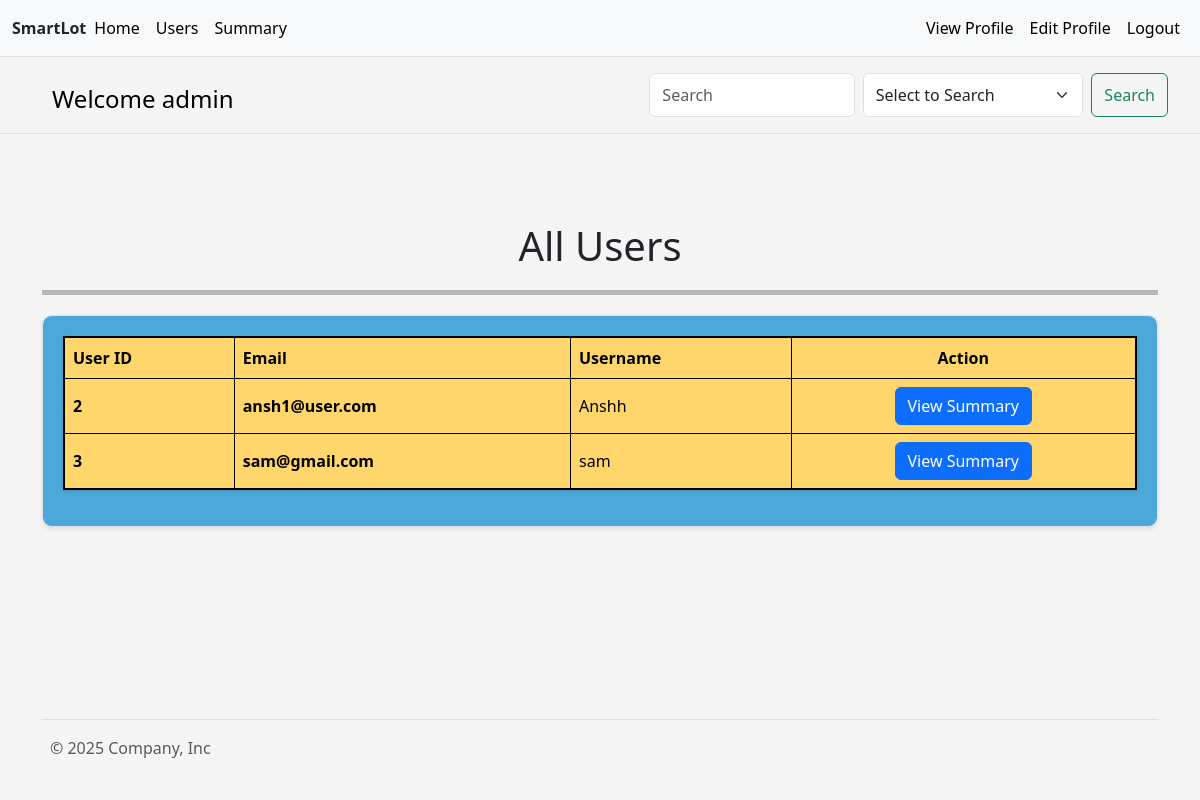
Before: /admin_users (signed in) with the older database file.
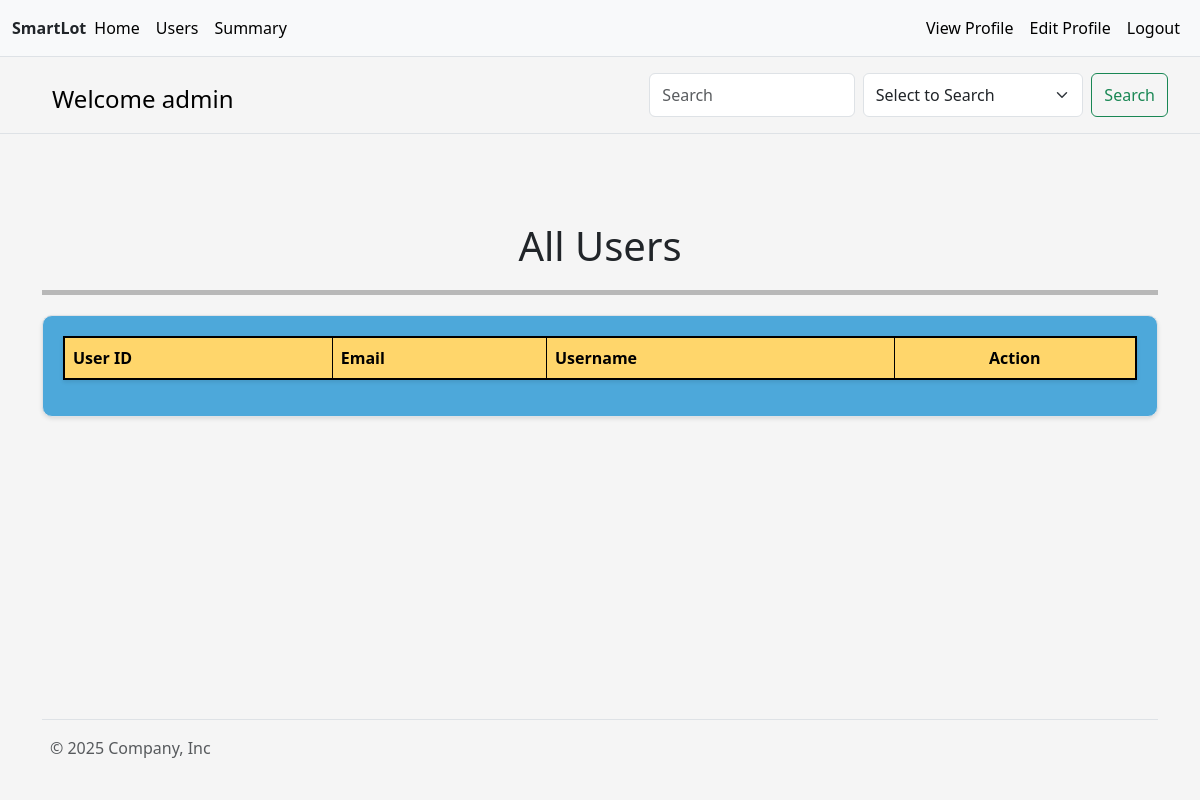
After: the same page with the newer database file.
### application/models.py (models this page shows, shortened)
class User(db.Model):
    __tablename__ = 'user'
    user_id = db.Column(db.Integer, primary_key=True, autoincrement=True)
    username = db.Column(db.String(), nullable=False, unique=True)
    email = db.Column(db.String(), nullable=False, unique=True)
    hpassword = db.Column(db.String(), nullable=False)
    address = db.Column(db.String(), nullable=False)
    pincode = db.Column(db.Integer, nullable=False)
    phone_number = db.Column(db.Integer, nullable=False, unique=True)
    type = db.Column(db.String(), nullable=False, default='user')
    reservations = db.relationship('Reservation', backref='user', lazy=True, foreign_keys='Reservation.user_id')
    @property
    def password(self):
        raise AttributeError('password is not a readable attribute')

### application/controllers.py (the view)
    @app.route("/admin_users", methods=['GET', 'POST'])
    @admin_login_required
    def admin_users():
        users = User.query.filter(User.user_id != 1).all()
        return render_template("admin_users.html",
                            user=User.query.get(session.get('user_id')),
                            users=users)

### application/controllers.py (called while the page is built)
def admin_login_required(f):
    @wraps(f)
    def inner_function(*args, **kwargs):
        if 'user_id' not in session:
            flash('You need to login first', 'danger')
            return redirect(url_for('login'))
        user = User.query.get(session['user_id'])
        if not user.type=="admin":
            flash('You are not authorized to view this page.')
            return redirect(url_for('index'))
        return f(*args, **kwargs)
    return inner_function

### templates/admin_users.html (shortened to what this page needs)
{% extends 'layout.html' %}
{% block content %}
<h1>All Users</h1>
<hr>
<div class="table border" style="overflow-x:auto; border-radius: 10px; margin-top: 20px; padding: 20px;">
    <table class="table table-bordered table-hover" style="border:2px solid black ;">
        <thead>
            <tr>
                <th scope="col">User ID</th>
                <th scope="col">Email</th>
                <th scope="col">Username</th>
                <th scope="col" class="text-center">Action</th>
            </tr>
        </thead>
        <tbody>
            {%for i in users %}
                <tr>
                    <th scope="row">{{i.user_id}}</th>
                        <th scope="row">{{i.email}}</th>
                        <td scope="row">{{i.username}}</td>
                        <td scope="row" class="text-center">
                                <form method="post" action="/admin_view_user_summary/{{i.user_id}}">
                                    <button type="submit" class="btn btn-primary">View Summary</button>
                                </form>
                        </td>
                </tr>
            {% endfor %}
        </tbody>
    </table>
</div>
{% endblock %}

### templates/layout.html (shortened to what this page needs)
<!DOCTYPE html>
<html lang="en">
<head>
    <link href="https://cdn.jsdelivr.net/npm/bootstrap@5.3.1/dist/css/bootstrap.min.css" rel="stylesheet">
    <link rel="stylesheet" href="https://cdnjs.cloudflare.com/ajax/libs/font-awesome/6.4.2/css/all.min.css">
</head>
<body>
{% include 'header.html' %}
 <div class="container content-wrapper">
     {% block content %}
     {% endblock %}
 </div>
{% include 'footer.html' %}
</body>
</html>

### templates/header.html (shortened to what this page needs)
<nav class="py-2 bg-body-tertiary border-bottom">
    <div class="container-fluid d-flex flex-wrap">
        <a class="navbar-brand mt-2" href="/"><strong class="mt-5">SmartLot</strong></a>
        <ul class="nav me-auto">
            {%if user%}
                {%if user.type=='admin'%}
                    <li class="nav-item">
                        <a href="/admin" class="nav-link link-body-emphasis px-2 active" aria-current="page">
                            Home
                        </a>
                    </li>
                    <li class="nav-item">
                        <a href="/admin_users" class="nav-link link-body-emphasis px-2">
                            Users
                        </a>
                    </li>
                    <li class="nav-item">
                        <a href="/admin_summary" class="nav-link link-body-emphasis px-2">
                            Summary
                        </a>
                    </li>
        </ul>
        <ul class="nav">
            <li class="nav-item">
                <a href="/admin_view_profile" class="nav-link link-body-emphasis px-2">
                    View Profile
                </a>
                <li class="nav-item">
                <a href="/admin_profile_update" class="nav-link link-body-emphasis px-2">
                    Edit Profile
                </a>
            </li>
            <li class="nav-item">
                <a href="/logout" class="nav-link link-body-emphasis px-2">
                    Logout
                </a>
            </li>
        </ul>
        {%endif%}
    {%endif%}
    </div>
</nav>
{%if user%}
<header class="py-3 mb-4 border-bottom">
    <div class="container d-flex flex-wrap justify-content-center" style="margin-left: 40px;background: #F5F5F5 !important;">
        {%if user.type == 'admin'%}
        <a href="/admin" class="d-flex align-items-center mb-3 mb-lg-0 me-lg-auto link-body-emphasis text-decoration-none">
                <span class="fs-4 mt-2">Welcome {{user.type}}</span>
        </a>
        <ion-icon size="large" style="margin-top:5px;padding-right:5px" name="search-circle-outline"></ion-icon>
        <form class="d-flex" action="/admin_search_results">
            <input class="form-control me-2" type="search" placeholder="Search" aria-label="Search" name="search"/>
            <select class="form-select me-2" aria-label="Default select example" name="key">
                <option selected>Select to Search</option>
            </select>
            <input class="btn btn-outline-success" type="submit" value="Search">
        </form>
    </div>
    {%endif%}
</header>
{%endif%}

### templates/footer.html (shortened to what this page needs)
<div class="container" style="background:#F5F5F5 !important">
    <footer class="d-flex flex-wrap justify-content-between align-items-center py-3 my-4 border-top">
        <div class="col-md-4 d-flex align-items-center">
            <span class="mb-3 mb-md-0 text-body-secondary">© 2025 Company, Inc</span>
        </div>
    </footer>
</div>

### templates/layout.html (style rules this page uses)
html, body { height: 100%; margin: 0; padding: 0; display: flex; flex-direction: column; }
.content-wrapper { flex: 1; }
body { background-color: #F5F5F5; }

### templates/admin_users.html (style rules this page uses)
hr { margin-top: 20px; margin-bottom: 20px; border-top: 5px solid black; }
body { background-color: #F5F5F5; }
h1 { margin-top: 64px; text-align: center; }
.table { width: 100%; table-layout: auto; background-color: #4DA8DA; box-shadow: 0 2px 4px rgba(0, 0, 0, 0.1); }
.table th, .table td { white-space: nowrap; text-align: left; padding: 8px; background-color: #FFD66B; vertical-align: middle; }

Changed rows visible on the page:
removed User: user_id "2", email "ansh1@user.com", username "Anshh"
removed User: user_id "3", email "sam@gmail.com", username "sam"
